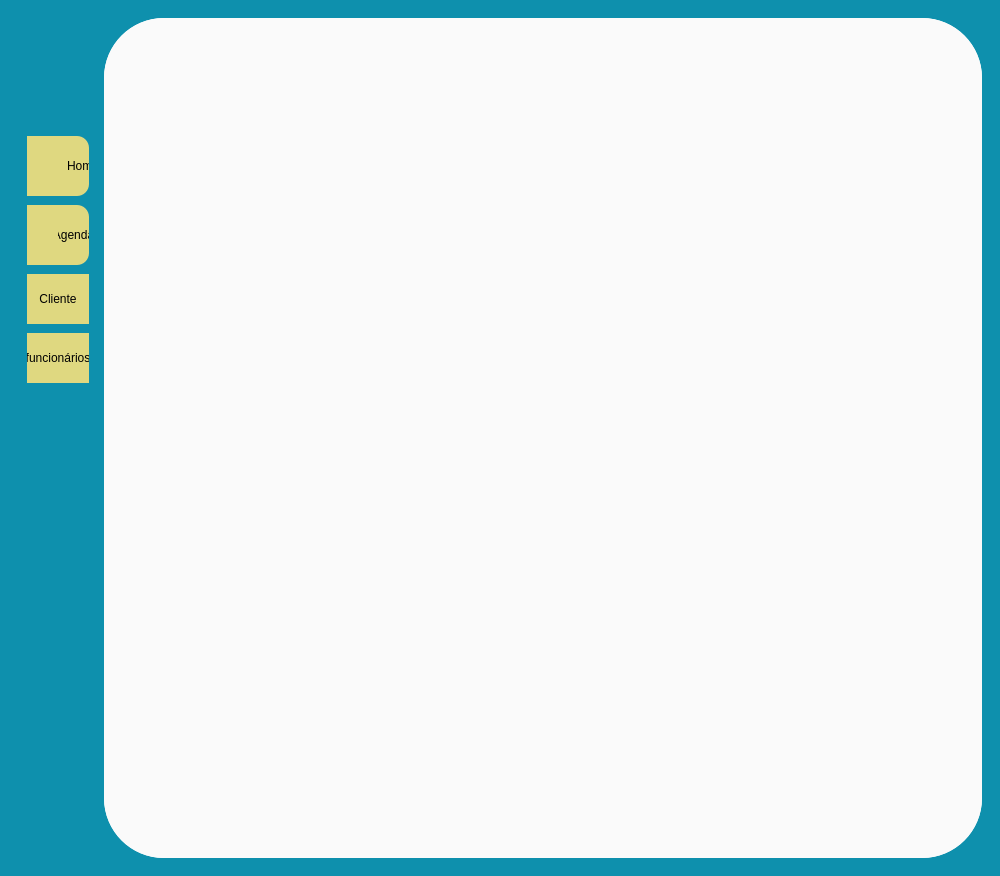
<?xml version="1.0" encoding="UTF-8"?>
<ui version="4.0">
 <class>mwDash</class>
 <widget class="QMainWindow" name="mwDash">
  <property name="geometry">
   <rect>
    <x>0</x>
    <y>0</y>
    <width>1000</width>
    <height>876</height>
   </rect>
  </property>
  <property name="minimumSize">
   <size>
    <width>1000</width>
    <height>500</height>
   </size>
  </property>
  <property name="windowTitle">
   <string>MainWindow</string>
  </property>
  <property name="styleSheet">
   <string notr="true">QWidget {
	background-color: #0E90AD;
}

</string>
  </property>
  <widget class="QWidget" name="wdgDash">
   <layout class="QGridLayout" name="gridLayout">
    <item row="0" column="0">
     <widget class="QFrame" name="frPrincipalDash">
      <property name="sizePolicy">
       <sizepolicy hsizetype="Expanding" vsizetype="Expanding">
        <horstretch>0</horstretch>
        <verstretch>0</verstretch>
       </sizepolicy>
      </property>
      <property name="minimumSize">
       <size>
        <width>900</width>
        <height>400</height>
       </size>
      </property>
      <property name="styleSheet">
       <string notr="true">
background-color: #0E90AD;

border-radius: 60%;</string>
      </property>
      <property name="frameShape">
       <enum>QFrame::StyledPanel</enum>
      </property>
      <property name="frameShadow">
       <enum>QFrame::Raised</enum>
      </property>
      <layout class="QHBoxLayout" name="horizontalLayout">
       <item alignment="Qt::AlignTop">
        <widget class="QFrame" name="frMenu">
         <property name="sizePolicy">
          <sizepolicy hsizetype="Expanding" vsizetype="Expanding">
           <horstretch>0</horstretch>
           <verstretch>0</verstretch>
          </sizepolicy>
         </property>
         <property name="minimumSize">
          <size>
           <width>80</width>
           <height>0</height>
          </size>
         </property>
         <property name="maximumSize">
          <size>
           <width>70</width>
           <height>16777215</height>
          </size>
         </property>
         <property name="styleSheet">
          <string notr="true">QFrame  {
	background: transparent;

	border-radius: 25%;
}
QPushButton {
	background-color: #DFD880;
	border-top-right-radius: 18%;
	border-bottom-right-radius: 18%;
}

</string>
         </property>
         <property name="frameShape">
          <enum>QFrame::StyledPanel</enum>
         </property>
         <property name="frameShadow">
          <enum>QFrame::Raised</enum>
         </property>
         <layout class="QVBoxLayout" name="verticalLayout">
          <property name="spacing">
           <number>9</number>
          </property>
          <property name="leftMargin">
           <number>9</number>
          </property>
          <property name="topMargin">
           <number>9</number>
          </property>
          <property name="rightMargin">
           <number>9</number>
          </property>
          <property name="bottomMargin">
           <number>9</number>
          </property>
          <item>
           <widget class="QFrame" name="frAvatar">
            <property name="minimumSize">
             <size>
              <width>0</width>
              <height>100</height>
             </size>
            </property>
            <property name="maximumSize">
             <size>
              <width>16777215</width>
              <height>100</height>
             </size>
            </property>
            <property name="styleSheet">
             <string notr="true">background-color: rgba(238, 238, 236,0);
</string>
            </property>
            <property name="frameShape">
             <enum>QFrame::NoFrame</enum>
            </property>
            <property name="frameShadow">
             <enum>QFrame::Raised</enum>
            </property>
            <property name="lineWidth">
             <number>0</number>
            </property>
            <layout class="QHBoxLayout" name="horizontalLayout_2">
             <property name="spacing">
              <number>0</number>
             </property>
             <property name="leftMargin">
              <number>0</number>
             </property>
             <property name="topMargin">
              <number>0</number>
             </property>
             <property name="rightMargin">
              <number>0</number>
             </property>
             <property name="bottomMargin">
              <number>0</number>
             </property>
             <item>
              <widget class="QPushButton" name="pbDash">
               <property name="minimumSize">
                <size>
                 <width>60</width>
                 <height>60</height>
                </size>
               </property>
               <property name="styleSheet">
                <string notr="true">#pbDash {	
	background-image: url(:/logoDash/nautilusDash.png);
	background-repeat: no-repeat;
	background-position: center;
}</string>
               </property>
               <property name="text">
                <string/>
               </property>
              </widget>
             </item>
            </layout>
           </widget>
          </item>
          <item alignment="Qt::AlignHCenter">
           <widget class="QFrame" name="frHome">
            <property name="minimumSize">
             <size>
              <width>0</width>
              <height>60</height>
             </size>
            </property>
            <property name="styleSheet">
             <string notr="true">#frHome {
	background-color: rgb(223, 216, 128);
	border-radius: 0px;
	border-top-right-radius: 12px;
	border-bottom-right-radius: 12px;
}

#frHome:hover {
	background-color: #80CCE1;
	border-radius: 0px;
	border-top-right-radius: 12px;
	border-bottom-right-radius: 12px;
}</string>
            </property>
            <property name="frameShape">
             <enum>QFrame::NoFrame</enum>
            </property>
            <property name="frameShadow">
             <enum>QFrame::Raised</enum>
            </property>
            <layout class="QHBoxLayout" name="horizontalLayout_3">
             <property name="spacing">
              <number>0</number>
             </property>
             <property name="leftMargin">
              <number>0</number>
             </property>
             <property name="topMargin">
              <number>0</number>
             </property>
             <property name="rightMargin">
              <number>0</number>
             </property>
             <property name="bottomMargin">
              <number>0</number>
             </property>
             <item>
              <widget class="QFrame" name="frIconHome">
               <property name="minimumSize">
                <size>
                 <width>40</width>
                 <height>50</height>
                </size>
               </property>
               <property name="maximumSize">
                <size>
                 <width>40</width>
                 <height>50</height>
                </size>
               </property>
               <property name="styleSheet">
                <string notr="true">#frIconHome {
	background-image: url(:/iconHome/home.png);
	background-repeat: no-repeat;
	background-position: center;
}</string>
               </property>
               <property name="frameShape">
                <enum>QFrame::NoFrame</enum>
               </property>
               <property name="frameShadow">
                <enum>QFrame::Raised</enum>
               </property>
              </widget>
             </item>
             <item>
              <widget class="QPushButton" name="pbHome">
               <property name="minimumSize">
                <size>
                 <width>50</width>
                 <height>50</height>
                </size>
               </property>
               <property name="styleSheet">
                <string notr="true">#pbHome {
	
	background-color: rgba(238, 238, 236,0);
}</string>
               </property>
               <property name="text">
                <string>Home</string>
               </property>
              </widget>
             </item>
            </layout>
           </widget>
          </item>
          <item alignment="Qt::AlignHCenter">
           <widget class="QFrame" name="frAgenda">
            <property name="minimumSize">
             <size>
              <width>0</width>
              <height>60</height>
             </size>
            </property>
            <property name="styleSheet">
             <string notr="true">#frAgenda {
	background-color: rgb(223, 216, 128);
	border-radius: 0px;
	border-top-right-radius: 12px;
	border-bottom-right-radius: 12px;
}

#frAgenda:hover {
	background-color: #80CCE1;
	border-radius: 0px;
	border-top-right-radius: 12px;
	border-bottom-right-radius: 12px;
}</string>
            </property>
            <property name="frameShape">
             <enum>QFrame::NoFrame</enum>
            </property>
            <property name="frameShadow">
             <enum>QFrame::Raised</enum>
            </property>
            <layout class="QHBoxLayout" name="horizontalLayout_4">
             <property name="spacing">
              <number>0</number>
             </property>
             <property name="leftMargin">
              <number>0</number>
             </property>
             <property name="topMargin">
              <number>0</number>
             </property>
             <property name="rightMargin">
              <number>0</number>
             </property>
             <property name="bottomMargin">
              <number>0</number>
             </property>
             <item>
              <widget class="QFrame" name="frIconAgenda">
               <property name="minimumSize">
                <size>
                 <width>40</width>
                 <height>50</height>
                </size>
               </property>
               <property name="maximumSize">
                <size>
                 <width>40</width>
                 <height>50</height>
                </size>
               </property>
               <property name="styleSheet">
                <string notr="true">#frIconAgenda {
	background-image: url(:/iconAgenda/calendar.png);
	background-position: center;
	background-repeat: no-repeat;
}</string>
               </property>
               <property name="frameShape">
                <enum>QFrame::StyledPanel</enum>
               </property>
               <property name="frameShadow">
                <enum>QFrame::Raised</enum>
               </property>
              </widget>
             </item>
             <item>
              <widget class="QPushButton" name="pbAgenda">
               <property name="minimumSize">
                <size>
                 <width>0</width>
                 <height>50</height>
                </size>
               </property>
               <property name="styleSheet">
                <string notr="true">#pbAgenda {
	background-color: rgba(238, 238, 236,0);
}</string>
               </property>
               <property name="text">
                <string>Agenda</string>
               </property>
              </widget>
             </item>
            </layout>
           </widget>
          </item>
          <item>
           <widget class="QPushButton" name="pbCliente">
            <property name="minimumSize">
             <size>
              <width>0</width>
              <height>50</height>
             </size>
            </property>
            <property name="text">
             <string>Cliente</string>
            </property>
           </widget>
          </item>
          <item>
           <widget class="QPushButton" name="pbFuncionario">
            <property name="minimumSize">
             <size>
              <width>0</width>
              <height>50</height>
             </size>
            </property>
            <property name="text">
             <string>funcionários</string>
            </property>
           </widget>
          </item>
         </layout>
        </widget>
       </item>
       <item>
        <widget class="QFrame" name="frStakeds">
         <property name="sizePolicy">
          <sizepolicy hsizetype="Expanding" vsizetype="Expanding">
           <horstretch>0</horstretch>
           <verstretch>0</verstretch>
          </sizepolicy>
         </property>
         <property name="minimumSize">
          <size>
           <width>0</width>
           <height>0</height>
          </size>
         </property>
         <property name="styleSheet">
          <string notr="true">background-color: #fff;</string>
         </property>
         <property name="frameShape">
          <enum>QFrame::StyledPanel</enum>
         </property>
         <property name="frameShadow">
          <enum>QFrame::Raised</enum>
         </property>
         <layout class="QGridLayout" name="gridLayout_2">
          <property name="leftMargin">
           <number>0</number>
          </property>
          <property name="topMargin">
           <number>0</number>
          </property>
          <property name="rightMargin">
           <number>0</number>
          </property>
          <property name="bottomMargin">
           <number>0</number>
          </property>
          <property name="spacing">
           <number>0</number>
          </property>
          <item row="0" column="0">
           <widget class="QStackedWidget" name="stkDash">
            <property name="sizePolicy">
             <sizepolicy hsizetype="Expanding" vsizetype="Preferred">
              <horstretch>0</horstretch>
              <verstretch>0</verstretch>
             </sizepolicy>
            </property>
            <property name="styleSheet">
             <string notr="true">background-color: #fafafa;</string>
            </property>
            <property name="frameShape">
             <enum>QFrame::NoFrame</enum>
            </property>
            <property name="frameShadow">
             <enum>QFrame::Plain</enum>
            </property>
            <property name="currentIndex">
             <number>-1</number>
            </property>
           </widget>
          </item>
         </layout>
        </widget>
       </item>
      </layout>
     </widget>
    </item>
   </layout>
  </widget>
 </widget>
 <resources>
  <include location="../Imagens/img_rc.qrc"/>
 </resources>
 <connections/>
</ui>
